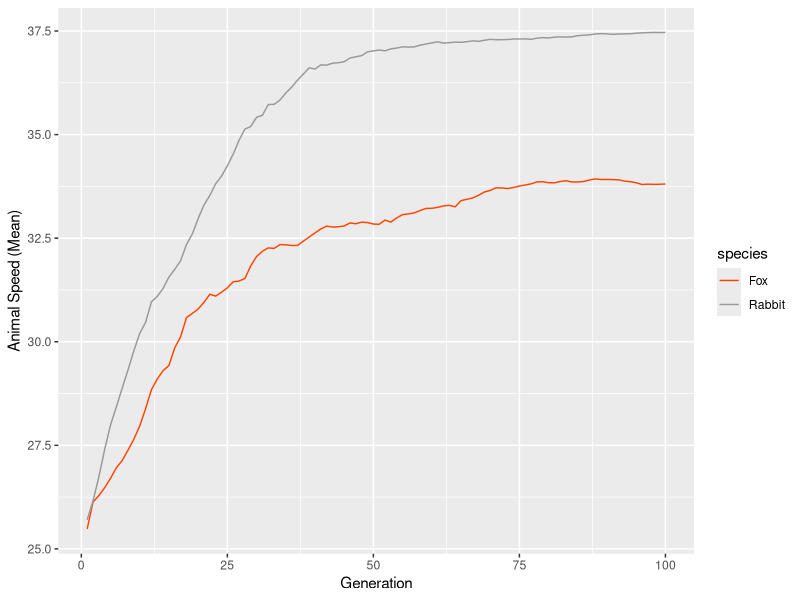

This figure's R source:
## ---- chunk 1
knitr::opts_chunk$set(echo = TRUE)
## ---- chunk 2

library(ggplot2)

## ---- chunk 3

#Model Loops#
#Number of times to repeat the full model
modelLoops<-10



#Fox Population Size#
#Number of fox agents to generate
foxPop<-100



#Number of Fox-Rabbit Encounters#
#Number of rabbits each fox will encounter
nEncounters<-3



#Rabbit Population Size#
#Number of rabbit agents to generate
rabbitPop<-foxPop*nEncounters



#Selection Strength#
#Ratio of reproductive success between most and lease successful fox
selStrength<-.15



#Generations#
#Number of generations to simulation evolution
generations<-100

## ---- chunk 4

agentGenerate<-function(n,animal){
  
  #Assign each agent an ID number
  ID<-1:n
  
  #Assign a random speed to each agent
  speed<-rnorm(n,25,5)
  
  #If the agent is a rabbit...
  if(animal=="rabbit"){
    
    #Create a variable to track whether it has been eaten
    dead<-0
    
    #Put the rabbits together
    agents<-data.frame(ID,animal,speed,dead)
    
    #If the agent is a fox...
  } else {
    
    #Create a variable to track the number of rabbits each fox has eaten
    meals<-0
    
    #Put the foxes together
    agents<-data.frame(ID,animal,speed,meals)
    
  }
  
  #Output the agents
  return(agents)
  
}



#Chase#
#A function to simulate the chase between foxes and encountered rabbits
chase<-function(foxes,eRabbits){
  
  #Foxes = all foxes
  #eRabbits = encountered rabbits
  
  #Roll dice for rabbits and foxes based on their top speeds
  foxRolls<-runif(nrow(foxes),0,foxes$speed)
  rabbitRolls<-runif(nrow(eRabbits),0,eRabbits$speed)
  
  #Determine which foxes catch their rabbits
  catch<-foxRolls>rabbitRolls
  
  #Output the result of each encounter
  return(catch)
}



#Reproduce#
#A function to reproduce agents
reproduce<-function(agents,selStrength,n){
  
  #If the agent is a rabbit...
  if(unique(agents$animal)=="rabbit"){
    
    #Remove the agents that were eaten
    agents<-agents[agents$dead==0,]
    
    #Generate random offspring from the surviving parent rabbits
    offspring<-agents[sample(1:nrow(agents),n,replace=T),]
    
    #Reset offspring IDs
    offspring$ID<-1:n
    
  } else {
    
    #Remove foxes that did not catch any rabbits
    agents<-agents[agents$meals>0,]
    
    #Rescale meals to 0-to-1
    p<-agents$meals-min(agents$meals)
    p<-p/max(p)
    
    #Add a constant to probability weights to fix strength of selection
    p<-p+(1/selStrength)
    
    #Generate random fox offspring from the surviving parents
    offspring<-agents[sample(1:nrow(agents),
                             n,
                             replace=T,
                             prob=p),]
    
    #Reset offspring IDs
    offspring$ID<-1:n
    
    #Reset offspring meals
    offspring$meals<-0
    
  }
  
  #Output the offspring
  return(offspring)
  
}

## ---- chunk 5

#Generate a blank dataframe to store model
results<-data.frame(
  "loop"=rep(1:modelLoops,each=generations*2),
  "generation"=1:generations,
  "animal"=rep(c("fox","rabbit"),each=generations),
  "speed"=NA
)


for (m in 1:modelLoops) {
  
  #Generate the agents
  foxes <- agentGenerate(foxPop, "fox")
  rabbits <- agentGenerate(rabbitPop, "rabbit")
  
  #Loop over generations of simulated evolution...
  for (g in 1:generations) {
    
    #Loop over encounters betwen foxes and rabbits...
    for (e in 1:nEncounters) {
      #Encounter#
      
      #Determine which rabbits will have an encounter with a fox this day
      encountered <- sample(rabbits$ID[rabbits$dead == 0], foxPop)
      
      #Eat/Escape#
      
      #Simulate encounteres between foxes and rabbits
      caught <- chase(foxes, rabbits[encountered, ])
      
      #Update whether each rabbit was eaten
      rabbits$dead[encountered] <- caught
      
      #Update the number of rabbits eatten by each fox
      foxes$meals <- foxes$meals + caught
      
    }
    
    #Reproduction#
    
    #Overwrite parent agents with offspring agents
    foxes <- reproduce(foxes, selStrength, foxPop)
    rabbits <- reproduce(rabbits, selStrength, rabbitPop)
    
    #Store the average speed of offspring agents
    results$speed[results$animal=="fox" &
                    results$loop==m & 
                    results$generation==g]<-mean(foxes$speed)
    
    results$speed[results$animal=="rabbit" &
                    results$loop==m &
                    results$generation==g]<-mean(rabbits$speed)
    
  }
  
}



## ---- chunk 6

p1<-ggplot(data=results,
           aes(x=generation,
               y=speed,
               color=animal))+
  labs(x="Generation",y="Animal Speed (Mean)",
       color="species")+
  stat_summary(fun=mean,geom="line")+
  scale_color_manual(labels=c("Fox","Rabbit"),
                     values=c("orangered","gray60"))

p1

